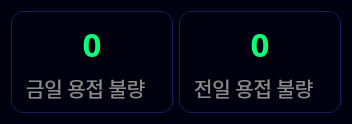
           <widget class="QFrame" name="loadnsBox">
            <property name="maximumSize">
             <size>
              <width>16777215</width>
              <height>150</height>
             </size>
            </property>
            <property name="styleSheet">
             <string notr="true">QFrame {
	background-color:  rgb(0, 0, 15);
	border: none;
	border-radius: 12px;
}</string>
            </property>
            <property name="frameShape">
             <enum>QFrame::NoFrame</enum>
            </property>
            <property name="frameShadow">
             <enum>QFrame::Raised</enum>
            </property>
            <layout class="QHBoxLayout" name="horizontalLayout_40">
             <item>
              <widget class="QFrame" name="frame_45">
               <property name="styleSheet">
                <string notr="true">border: 1px solid rgb(34, 24, 97);</string>
               </property>
               <property name="frameShape">
                <enum>QFrame::NoFrame</enum>
               </property>
               <property name="frameShadow">
                <enum>QFrame::Raised</enum>
               </property>
               <layout class="QHBoxLayout" name="horizontalLayout_26">
                <property name="spacing">
                 <number>5</number>
                </property>
                <property name="leftMargin">
                 <number>5</number>
                </property>
                <property name="topMargin">
                 <number>0</number>
                </property>
                <property name="rightMargin">
                 <number>5</number>
                </property>
                <property name="bottomMargin">
                 <number>0</number>
                </property>
                <item alignment="Qt::AlignVCenter">
                 <widget class="QFrame" name="frame_49">
                  <property name="minimumSize">
                   <size>
                    <width>150</width>
                    <height>0</height>
                   </size>
                  </property>
                  <property name="maximumSize">
                   <size>
                    <width>110</width>
                    <height>16777215</height>
                   </size>
                  </property>
                  <property name="styleSheet">
                   <string notr="true">border: none;</string>
                  </property>
                  <property name="frameShape">
                   <enum>QFrame::NoFrame</enum>
                  </property>
                  <property name="frameShadow">
                   <enum>QFrame::Raised</enum>
                  </property>
                  <layout class="QVBoxLayout" name="verticalLayout_18">
                   <item>
                    <widget class="QLabel" name="count3">
                     <property name="font">
                      <font>
                       <family>에스코어 드림 6 Bold</family>
                       <pointsize>25</pointsize>
                       <bold>true</bold>
                      </font>
                     </property>
                     <property name="styleSheet">
                      <string notr="true">color: rgb(7, 255, 119);</string>
                     </property>
                     <property name="text">
                      <string>0</string>
                     </property>
                     <property name="alignment">
                      <set>Qt::AlignCenter</set>
                     </property>
                    </widget>
                   </item>
                   <item>
                    <widget class="QLabel" name="label_26">
                     <property name="font">
                      <font>
                       <family>에스코어 드림 6 Bold</family>
                       <pointsize>15</pointsize>
                       <bold>false</bold>
                      </font>
                     </property>
                     <property name="styleSheet">
                      <string notr="true">color: rgb(138, 138, 138);</string>
                     </property>
                     <property name="text">
                      <string>금일 용접 불량</string>
                     </property>
                    </widget>
                   </item>
                  </layout>
                 </widget>
                </item>
               </layout>
              </widget>
             </item>
             <item>
              <widget class="QFrame" name="frame_19">
               <property name="styleSheet">
                <string notr="true">border: 1px solid rgb(34, 24, 97);</string>
               </property>
               <property name="frameShape">
                <enum>QFrame::NoFrame</enum>
               </property>
               <property name="frameShadow">
                <enum>QFrame::Raised</enum>
               </property>
               <layout class="QHBoxLayout" name="horizontalLayout_6">
                <property name="spacing">
                 <number>5</number>
                </property>
                <property name="leftMargin">
                 <number>5</number>
                </property>
                <property name="topMargin">
                 <number>0</number>
                </property>
                <property name="rightMargin">
                 <number>5</number>
                </property>
                <property name="bottomMargin">
                 <number>0</number>
                </property>
                <item alignment="Qt::AlignVCenter">
                 <widget class="QFrame" name="frame_4">
                  <property name="minimumSize">
                   <size>
                    <width>150</width>
                    <height>0</height>
                   </size>
                  </property>
                  <property name="maximumSize">
                   <size>
                    <width>110</width>
                    <height>16777215</height>
                   </size>
                  </property>
                  <property name="font">
                   <font>
                    <pointsize>9</pointsize>
                    <bold>false</bold>
                   </font>
                  </property>
                  <property name="cursor">
                   <cursorShape>ArrowCursor</cursorShape>
                  </property>
                  <property name="styleSheet">
                   <string notr="true">border: none;</string>
                  </property>
                  <property name="frameShape">
                   <enum>QFrame::NoFrame</enum>
                  </property>
                  <property name="frameShadow">
                   <enum>QFrame::Raised</enum>
                  </property>
                  <layout class="QVBoxLayout" name="verticalLayout_10">
                   <item>
                    <widget class="QLabel" name="count4">
                     <property name="font">
                      <font>
                       <family>에스코어 드림 6 Bold</family>
                       <pointsize>25</pointsize>
                       <bold>true</bold>
                      </font>
                     </property>
                     <property name="styleSheet">
                      <string notr="true">color: rgb(7, 255, 119);</string>
                     </property>
                     <property name="text">
                      <string>0</string>
                     </property>
                     <property name="alignment">
                      <set>Qt::AlignCenter</set>
                     </property>
                    </widget>
                   </item>
                   <item>
                    <widget class="QLabel" name="label_8">
                     <property name="font">
                      <font>
                       <family>에스코어 드림 6 Bold</family>
                       <pointsize>15</pointsize>
                      </font>
                     </property>
                     <property name="styleSheet">
                      <string notr="true">color: rgb(138, 138, 138);</string>
                     </property>
                     <property name="text">
                      <string>전일 용접 불량</string>
                     </property>
                     <property name="alignment">
                      <set>Qt::AlignLeading|Qt::AlignLeft|Qt::AlignVCenter</set>
                     </property>
                    </widget>
                   </item>
                  </layout>
                 </widget>
                </item>
               </layout>
              </widget>
             </item>
            </layout>
           </widget>
